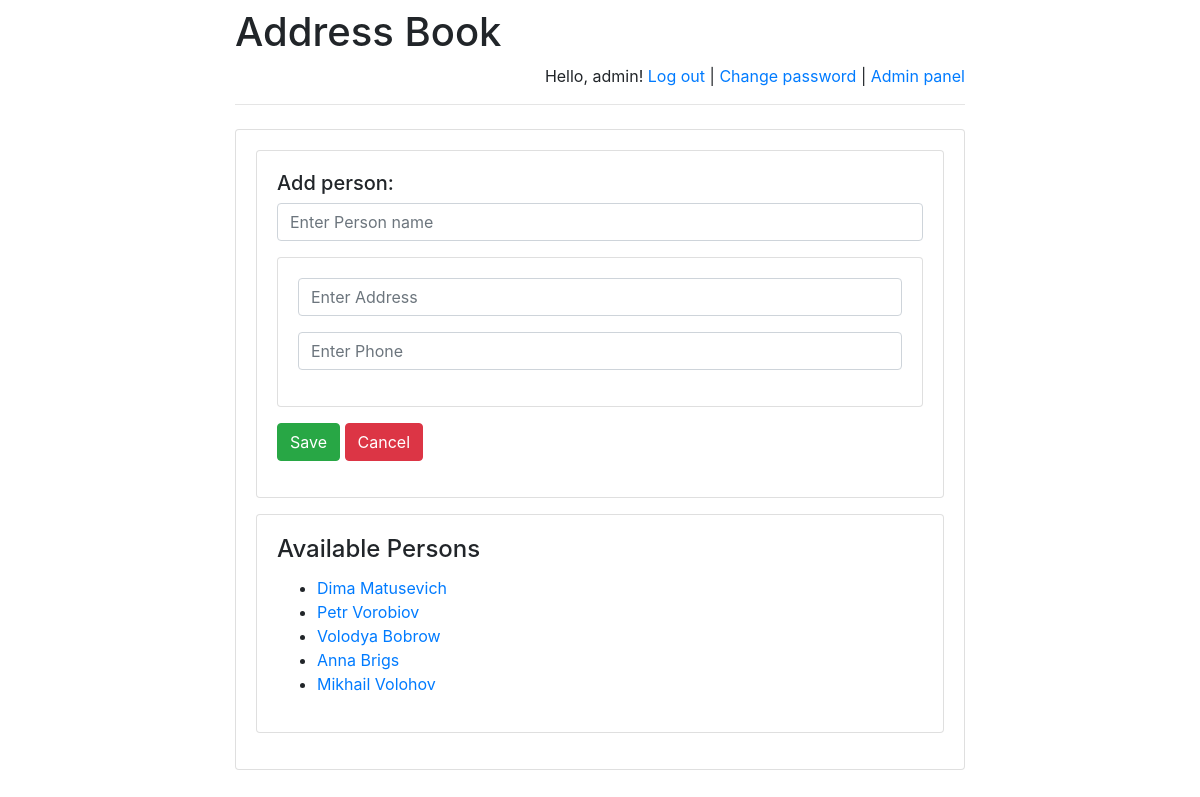
Page /addressbook/admin/ (signed in) on the earlier database version.
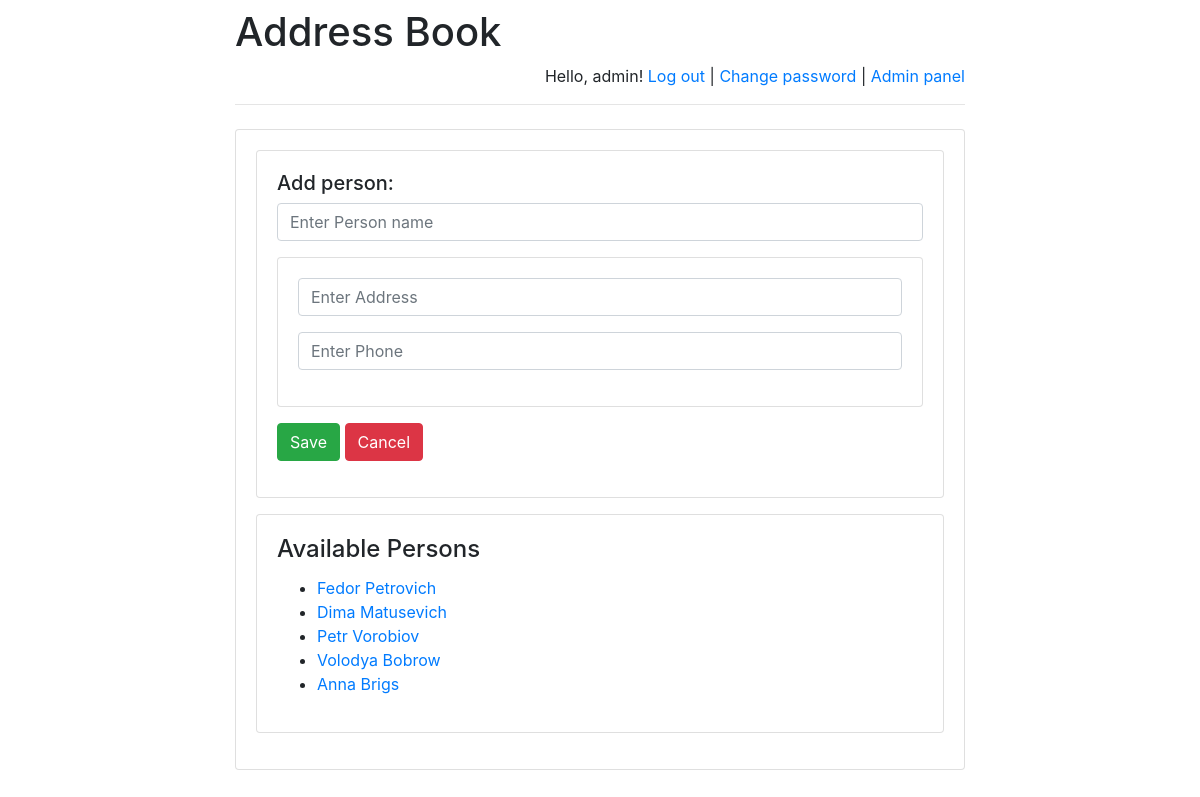
Same page on the later database version.
### addressbook/models.py (models this page shows)
class Person(models.Model):
    person_text = models.CharField(max_length=255)
    pub_date = models.DateTimeField('date published')

### addressbook/views.py (the view)
# urls.py: path(r'admin/', admin.site.urls),
def admin(request):
    message = None
    if "message" in request.GET:
        message = request.GET["message"]
    return render(
        request,
        "admin.html",
        {
            "latest_person":
                Person.objects.order_by('-pub_date')[:5],
            "message": message,
        }
    )

### templates/admin.html (shortened to what this page needs)
{% extends 'base.html' %}
{% block main %}
    {% if user.is_staff %}
        <div class="card mb-3">
        <div class="card-body">
        <form action="../post_person/" method="post">
            <h5>Add person:</h5>
            <div class="mb-3">
                <input class="form-control"
                       placeholder="Enter Person name"
                       name="person"
                       required/>
            </div>
            <div class="card mb-3">
            <div class="card-body" id="options_new">
                <div class="mb-3">
                    <input class="form-control"
                           placeholder="Enter Address"
                           name="Address"
                           required/>
                </div>
                <div class="mb-3">
                    <input class="form-control"
                           placeholder="Enter Phone"
                           name="Phone"
                           required/>
                </div>
            </div>
            </div>
            <div class="mb-3">
                <button class="btn btn-success">
                    Save
                </button>
                <a href=".." class="btn btn-danger">Cancel</a>
            </div>
        </form>
        </div>
        </div>
        <div class="card mb-3">
        <div class="card-body">
        <h4 class="card-title">Available Persons</h4>
        {% if latest_person %}
            <ul>
                {% for person in latest_person %}
                    <li>
                        <a href="/addressbook/{{ person.id }}/">
                            {{ person.person_text }}
                        </a>
                    </li>
                {% endfor %}
            </ul>
        {% else %}
            <p>No persons are available right now.</p>
        {% endif %}
        </div>
        </div>
     {% else %}
        <h4>Access denied.</h4>
    {% endif %}
{% endblock %}

Differences in the rows shown:
no longer on this page (row unchanged): Person: person_text "Mikhail Volohov"
added Person: person_text "Fedor Petrovich"
